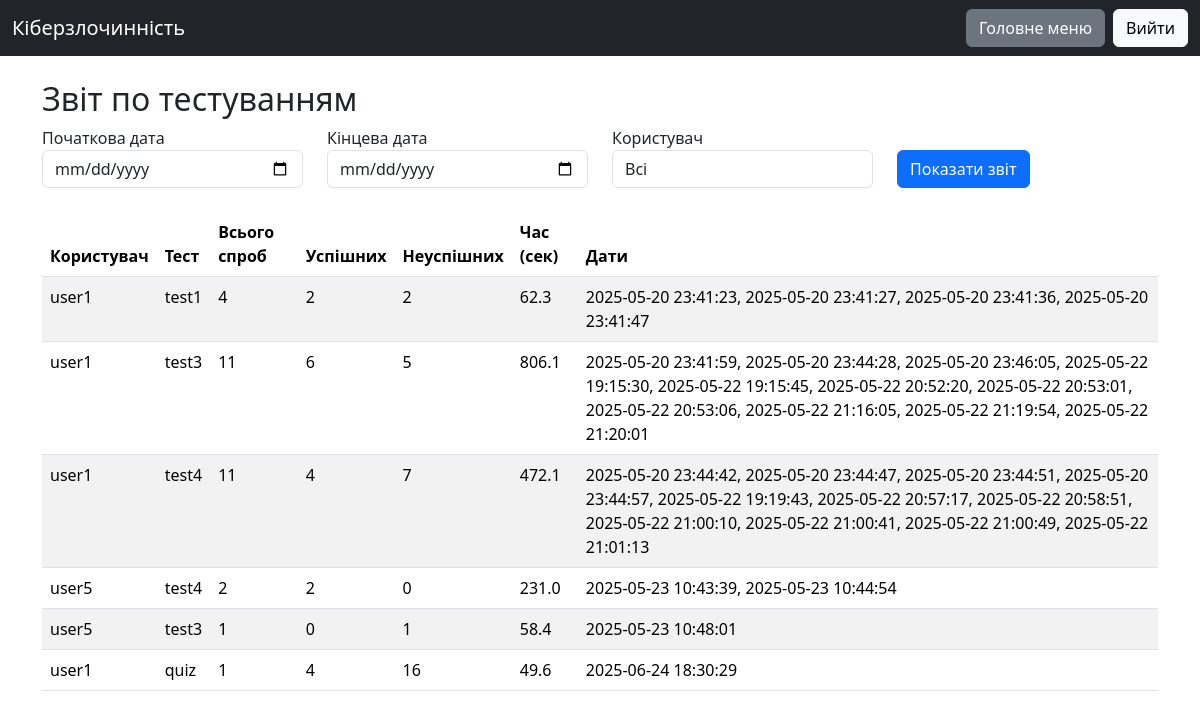
The app's page /admin/report (signed in) with its own data.
### models.py (models this page shows, shortened)
class User(db.Model, UserMixin):
    id = db.Column(db.Integer, primary_key=True)
    username = db.Column(db.String(80), unique=True, nullable=False)
    password_hash = db.Column(db.String(128), nullable=False)
    registration_date = db.Column(db.DateTime, default=datetime.utcnow)
    is_admin = db.Column(db.Boolean, default=False)

class TestLog(db.Model):
    id = db.Column(db.Integer, primary_key=True)
    user_id = db.Column(db.Integer, db.ForeignKey("user.id"), nullable=False)
    test_name = db.Column(db.String(50), nullable=False)
    timestamp = db.Column(db.DateTime, default=datetime.utcnow)
    attempts = db.Column(db.Integer, default=1)
    successes = db.Column(db.Integer, default=0)
    fails = db.Column(db.Integer, default=0)
    time_spent = db.Column(db.Float, default=0)  # у секундах
    user = db.relationship("User", backref=db.backref("test_logs", lazy=True))

### app.py (the view)
@app.route("/admin/report", methods=["GET", "POST"])
@login_required
def admin_report():
    if not current_user.is_admin:
        flash("Доступ заборонено")
        return redirect(url_for("dashboard"))
    users = User.query.all()
    logs = []
    start_date = end_date = None
    selected_user_id = None
    if request.method == "POST":
        start_date = request.form.get("start_date")
        end_date = request.form.get("end_date")
        selected_user_id = request.form.get("user_id")
        query = TestLog.query
        if start_date:
            query = query.filter(
                TestLog.timestamp >= datetime.fromisoformat(start_date)
            )
        if end_date:
            query = query.filter(TestLog.timestamp <= datetime.fromisoformat(end_date))
        if selected_user_id and selected_user_id != "all":
            query = query.filter(TestLog.user_id == int(selected_user_id))
        logs = query.all()
    else:
        logs = TestLog.query.all()
    summary = {}
    for log in logs:
        key = (log.user.username, log.test_name)
        if key not in summary:
            summary[key] = {
                "attempts": 0,
                "successes": 0,
                "fails": 0,
                "time_spent": 0,
                "dates": [],
            }
        summary[key]["attempts"] += log.attempts
        summary[key]["successes"] += log.successes
        summary[key]["fails"] += log.fails
        summary[key]["time_spent"] += log.time_spent
        summary[key]["dates"].append(log.timestamp.strftime("%Y-%m-%d %H:%M:%S"))
    return render_template(
        "admin_report.html",
        users=users,
        summary=summary,
        start_date=start_date,
        end_date=end_date,
        selected_user_id=selected_user_id,
    )

### app.py (called while the page is built)
@login_manager.user_loader
def load_user(user_id):
    return User.query.get(int(user_id))

### templates/admin_report.html (shortened to what this page needs)
{% extends 'base.html' %}
{% block content %}
<h2>Звіт по тестуванням</h2>
<form method="post" class="mb-4">
  <div class="row">
    <div class="col">
      <label>Початкова дата</label>
      <input type="date" name="start_date" class="form-control" value="{{ start_date or '' }}">
    </div>
    <div class="col">
      <label>Кінцева дата</label>
      <input type="date" name="end_date" class="form-control" value="{{ end_date or '' }}">
    </div>
    <div class="col">
      <label>Користувач</label>
      <select name="user_id" class="form-control">
        <option value="all">Всі</option>
      </select>
    </div>
    <div class="col align-self-end">
      <button type="submit" class="btn btn-primary">Показати звіт</button>
    </div>
  </div>
</form>
<table class="table table-striped">
  <thead>
    <tr>
      <th>Користувач</th>
      <th>Тест</th>
      <th>Всього спроб</th>
      <th>Успішних</th>
      <th>Неуспішних</th>
      <th>Час (сек)</th>
      <th>Дати</th>
    </tr>
  </thead>
  <tbody>
    {% for (user, test), data in summary.items() %}
    <tr>
      <td>{{ user }}</td>
      <td>{{ test }}</td>
      <td>{{ data.attempts }}</td>
      <td>{{ data.successes }}</td>
      <td>{{ data.fails }}</td>
      <td>{{ "%.1f"|format(data.time_spent) }}</td>
      <td>{{ data.dates|join(', ') }}</td>
    </tr>
    {% endfor %}
  </tbody>
</table>
{% endblock %}

### templates/base.html (shortened to what this page needs)
<!DOCTYPE html>
<html lang="uk">
  <head>
    <link
      rel="stylesheet"
      href="https://cdn.jsdelivr.net/npm/bootstrap@5.3.3/dist/css/bootstrap.min.css"
    />
    <link
      rel="stylesheet"
      href="{{ url_for('static', filename='css/styles.css') }}"
    />
  </head>
  <body>
    <nav class="navbar navbar-expand-lg navbar-dark bg-dark mb-4">
      <div class="container-fluid">
        <a class="navbar-brand" href="#">Кіберзлочинність</a>
        <div class="d-flex">
          {% if current_user.is_authenticated %} {% if current_user.is_admin %}
          <a
            class="btn btn-secondary me-2"
            href="{{ url_for('admin_dashboard') }}"
            >Головне меню</a
          >
          {% else %}
          <a class="btn btn-secondary me-2" href="{{ url_for('dashboard') }}"
            >Головне меню</a
          >
          {% endif %}
          <a class="btn btn-light" href="{{ url_for('logout') }}">Вийти</a>
          {% endif %}
        </div>
      </div>
    </nav>
    <div class="container">
       {% block content %}{% endblock %}
    </div>
  </body>
</html>

### static/css/styles.css (style rules this page uses)
:root { --edu-primary: #6f42c1; --edu-accent: #fdd065; }

### records on screen
User: summary "user1" "user1" "user1"
TestLog: summary "test1"
TestLog: summary "test3"
TestLog: summary "test4"
User: summary "user5" "user5"
TestLog: summary "test4"
TestLog: summary "test3"
TestLog: username "user1", test_name "quiz", attempts "1", successes "4", fails "16", time_spent "49.6", dates "2025-06-24 18:30:29"

### other values on screen
{{ data.attempts }} "4" "11" "11" "2" "1"
{{ data.successes }} "2" "6" "4" "2" "0"
{{ data.fails }} "2" "5" "7" "0" "1"
{{ "%.1f"|format(data.time_spent) }} "62.3" "806.1" "472.1" "231.0" "58.4"
{{ data.dates|join(', ') }} "2025-05-20 23:41:23, 2025-05-20 23:41:27, 2025-05-20 23:41:36, 2025-05-20 23:41:47" "2025-05-23 10:43:39, 2025-05-23 10:44:54" "2025-05-23 10:48:01"
